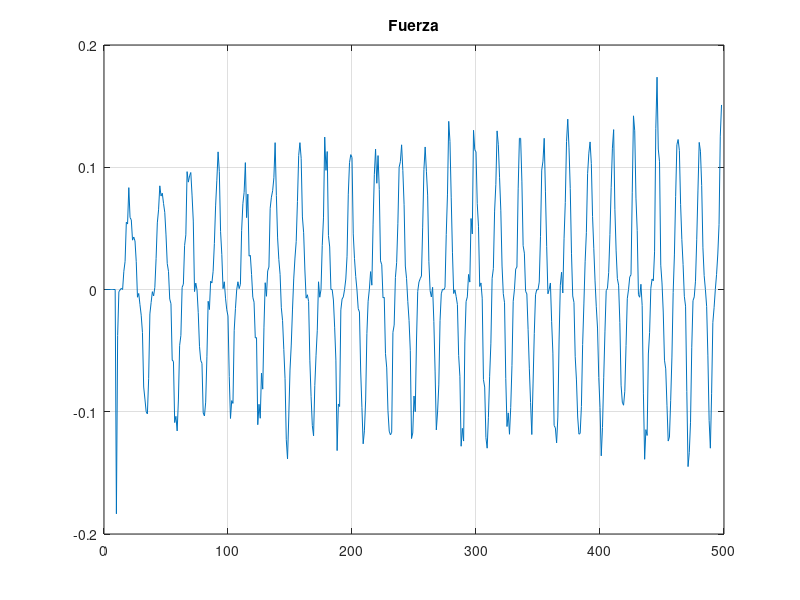
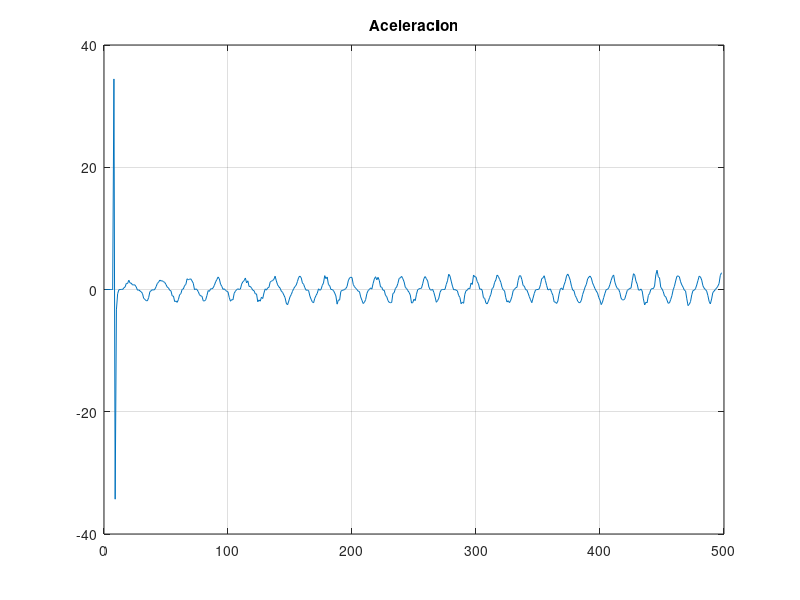
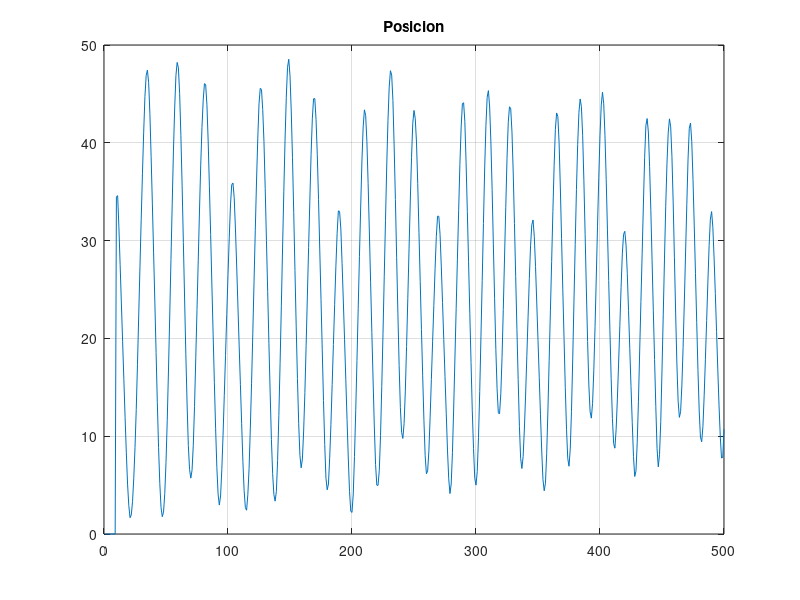
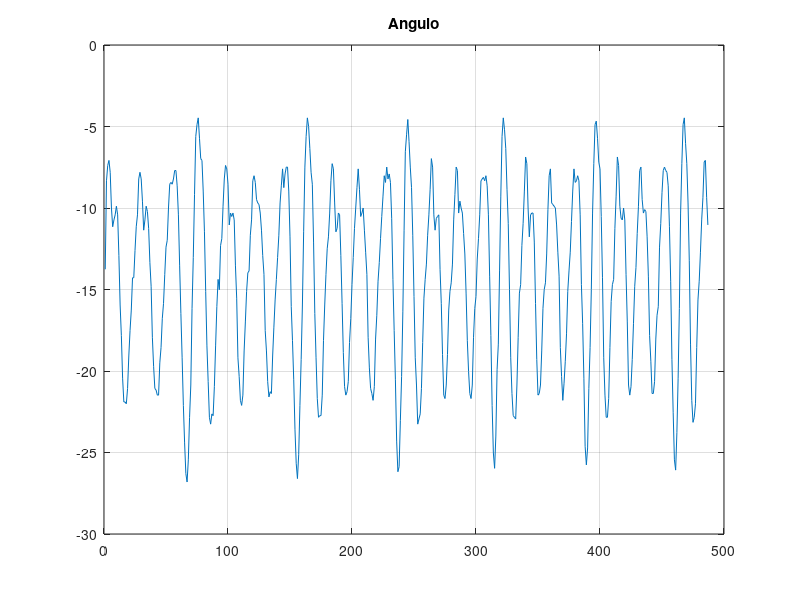

Write the MATLAB code that produced these figures, in order.
clc;
clear all;
datos1 = importdata('ac6.mat');
x = importdata('pos6.mat');
angulo = importdata('ang6.mat');

%for i = 1:1:10
    for n=10:1:500
        posicion(n)=(x(n)+x(n-1)+x(n-2)+x(n-3)+x(n-4)+x(n-5)+x(n-6)+x(n-7)+x(n-8)+x(n-9))/10;
    end
%end

vel = diff(posicion);
al = diff(vel);

M = 0.05;
m = 0.005;

for c = 10:1:498
    fuerza(c) = (M+m)*al(c);
end

% figure;
% plot(al);grid on;
% title('al');
% figure;
% plot(x);grid on;
% title('Aceleracion1');

fuerza1=fuerza(12:498);
angulo1=angulo(1:487);

figure;
plot(fuerza);grid on;
title('Fuerza');
figure;
plot(al);grid on;
title('Aceleracion');
figure;
plot(posicion);grid on;
title('Posicion');
figure;
plot(angulo1);grid on;
title('Angulo');

